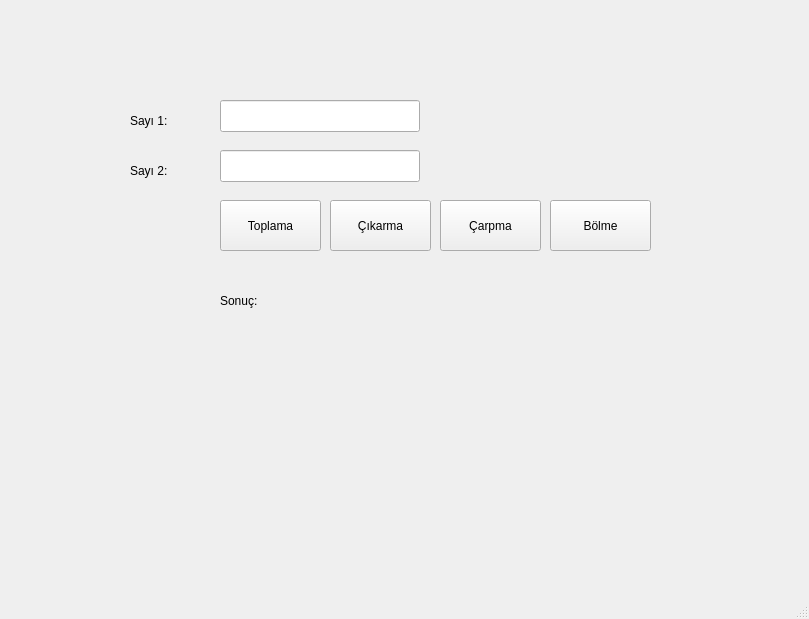
<?xml version="1.0" encoding="UTF-8"?>
<ui version="4.0">
 <class>MainWindow</class>
 <widget class="QMainWindow" name="MainWindow">
  <property name="geometry">
   <rect>
    <x>0</x>
    <y>0</y>
    <width>809</width>
    <height>619</height>
   </rect>
  </property>
  <property name="windowTitle">
   <string>MainWindow</string>
  </property>
  <widget class="QWidget" name="centralwidget">
   <widget class="QLabel" name="lbl_sayi1">
    <property name="geometry">
     <rect>
      <x>130</x>
      <y>100</y>
      <width>71</width>
      <height>41</height>
     </rect>
    </property>
    <property name="text">
     <string>Sayı 1: </string>
    </property>
   </widget>
   <widget class="QLabel" name="lbl_sayi2">
    <property name="geometry">
     <rect>
      <x>130</x>
      <y>150</y>
      <width>71</width>
      <height>41</height>
     </rect>
    </property>
    <property name="text">
     <string>Sayı 2: </string>
    </property>
   </widget>
   <widget class="QLineEdit" name="txt_sayi1">
    <property name="geometry">
     <rect>
      <x>220</x>
      <y>100</y>
      <width>200</width>
      <height>32</height>
     </rect>
    </property>
   </widget>
   <widget class="QLineEdit" name="txt_sayi2">
    <property name="geometry">
     <rect>
      <x>220</x>
      <y>150</y>
      <width>200</width>
      <height>32</height>
     </rect>
    </property>
   </widget>
   <widget class="QPushButton" name="btn_toplama">
    <property name="geometry">
     <rect>
      <x>220</x>
      <y>200</y>
      <width>101</width>
      <height>51</height>
     </rect>
    </property>
    <property name="text">
     <string>Toplama</string>
    </property>
   </widget>
   <widget class="QPushButton" name="btn_cikarma">
    <property name="geometry">
     <rect>
      <x>330</x>
      <y>200</y>
      <width>101</width>
      <height>51</height>
     </rect>
    </property>
    <property name="text">
     <string>Çıkarma</string>
    </property>
   </widget>
   <widget class="QPushButton" name="btn_carpma">
    <property name="geometry">
     <rect>
      <x>440</x>
      <y>200</y>
      <width>101</width>
      <height>51</height>
     </rect>
    </property>
    <property name="text">
     <string>Çarpma</string>
    </property>
   </widget>
   <widget class="QPushButton" name="btn_bolme">
    <property name="geometry">
     <rect>
      <x>550</x>
      <y>200</y>
      <width>101</width>
      <height>51</height>
     </rect>
    </property>
    <property name="text">
     <string>Bölme</string>
    </property>
   </widget>
   <widget class="QLabel" name="lbl_sonuc">
    <property name="geometry">
     <rect>
      <x>220</x>
      <y>280</y>
      <width>171</width>
      <height>41</height>
     </rect>
    </property>
    <property name="text">
     <string>Sonuç: </string>
    </property>
   </widget>
  </widget>
  <widget class="QMenuBar" name="menubar">
   <property name="geometry">
    <rect>
     <x>0</x>
     <y>0</y>
     <width>809</width>
     <height>26</height>
    </rect>
   </property>
  </widget>
  <widget class="QStatusBar" name="statusbar"/>
 </widget>
 <resources/>
 <connections/>
</ui>
